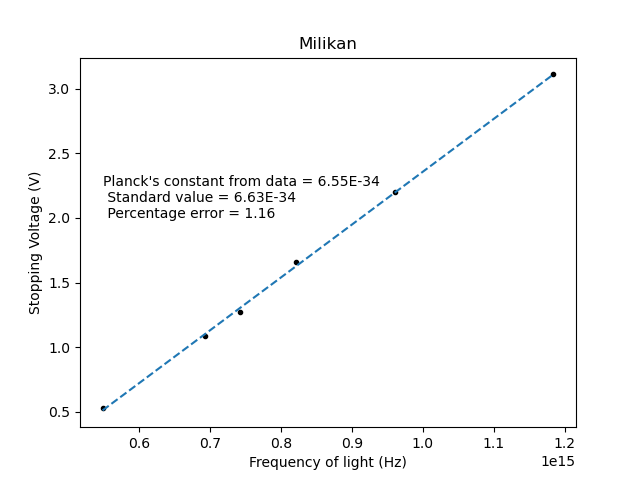

Python code for this plot:
"""
Abhinav Sinha
SR. No. - 18750
"""

import numpy as np
import pandas as pd
import matplotlib.pyplot as plt
from scipy.constants import h

data = pd.read_csv('millikan.txt', sep=' ', header=None)

x = np.array(data[0])
y = np.array(data[1])

Ex = np.sum(x) / len(x)
Ey = np.sum(y) / len(y)
Exx = np.sum(np.power(x, 2)) / len(x)
Exy = np.sum(x * y) / len(x)

m = (Exy - Ex * Ey) / (Exx - Ex ** 2)
c = (Exx * Ey - Ex * Exy) / (Exx - Ex ** 2)

Y = m * x + c

e = 1.602e-19
h_exp = m * e
print("Planck's constant from data = %.2E \n Standard value = %.2E \n Percentage error = %.2f" % (
h_exp, h, (h - h_exp) / h * 100))
plt.figure()
plt.plot(x, y, 'k.')
plt.plot(x, Y, '--')
plt.text(0.55e15,2, "Planck's constant from data = %.2E \n Standard value = %.2E \n Percentage error = %.2f" % (
h_exp, h, (h - h_exp) / h * 100), fontsize = 10)
plt.title('Milikan')
plt.xlabel("Frequency of light (Hz)")
plt.ylabel("Stopping Voltage (V)")
plt.savefig("HW1_Q18.png")
plt.show()
